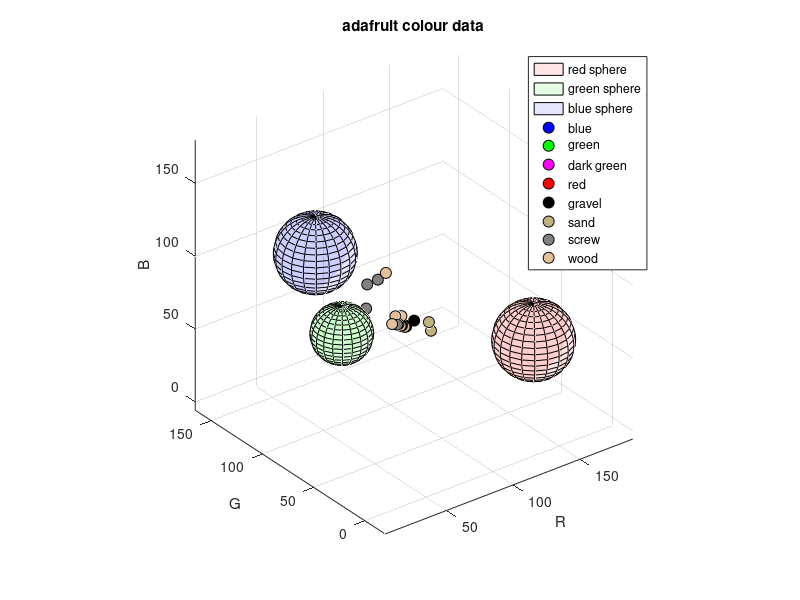

Write the MATLAB code that produced this figure.
close all;
clear all;
clc;

[R, G, B] = sphere;

red_euclidean_distance = 25; % change this to see change in radius. Originally 9.02
RED_red_r_euclidean = R*red_euclidean_distance;
RED_green_r_euclidean = G*red_euclidean_distance;
RED_blue_r_euclidean = B*red_euclidean_distance;
red_sphere = surf(RED_red_r_euclidean + 164.6, RED_green_r_euclidean + 44.3, RED_blue_r_euclidean + 41.8);
set(red_sphere,'FaceColor',[1 0 0],'FaceAlpha',0.1, 'DisplayName', 'red sphere');
axis equal;

hold on;

green_euclidean_distance = 19; % change this to see change in radius. Originally 14.05
GREEN_red_r_euclidean = R*green_euclidean_distance;
GREEN_green_r_euclidean = G*green_euclidean_distance;
GREEN_blue_r_euclidean = B*green_euclidean_distance;
green_sphere = surf(GREEN_red_r_euclidean + 69.22, GREEN_green_r_euclidean + 107.36, GREEN_blue_r_euclidean + 50.75);
set(green_sphere,'FaceColor',[0 1 0],'FaceAlpha',0.1, 'DisplayName', 'green sphere');
axis equal;

hold on;

blue_euclidean_distance = 25; % change this to see change in radius. Originally 12.12
BLUE_red_r_euclidean = R*blue_euclidean_distance;
BLUE_green_r_euclidean = G*blue_euclidean_distance;
BLUE_blue_r_euclidean = B*blue_euclidean_distance;
blue_sphere = surf(BLUE_red_r_euclidean + 29.11, BLUE_green_r_euclidean + 80.89, BLUE_blue_r_euclidean + 132.33);
set(blue_sphere,'FaceColor',[0 0 1],'FaceAlpha',0.1, 'DisplayName', 'blue sphere');
axis equal;

hold on;

blue_r = [24 26 21 40 30 30 26 32 33];
blue_g = [83 83 84 81 81 79 80 79 78];
blue_b = [137 137 134 127 137 131 132 129 127];
plot3(blue_r, blue_g, blue_b, 'o','MarkerFaceColor','blue','MarkerSize', 8, 'MarkerEdgeColor','black', 'DisplayName', 'blue');

title('adafruit colour data');
xlabel('R');
ylabel('G');
zlabel('B');

hold on;
grid on;

green_r = [70 69 70 69 75 59 72 72 67];
green_g = [116 116 112 113 109 117 111 110 113];
green_b = [55 55 50 50 50 51 50 50 50];
plot3(green_r, green_g, green_b, 'o','MarkerFaceColor','green','MarkerSize', 8, 'MarkerEdgeColor','black', 'DisplayName', 'green');

hold on;
grid on;


dark_green_r = [45];
dark_green_g = [111];
dark_green_b = [89];
plot3(dark_green_r, dark_green_g, dark_green_b, 'o','MarkerFaceColor','magenta','MarkerSize', 8, 'MarkerEdgeColor','black', 'DisplayName', 'dark green');

hold on;
grid on;

red_r = [167 168 166 166 167 164 166 156 166 160];
red_g = [45 44 45 46 44 43 42 47 42 45];
red_b = [44 43 44 44 44 40 38 42 39 40];
plot3(red_r, red_g, red_b, 'o','MarkerFaceColor','red','MarkerSize', 8, 'MarkerEdgeColor','black', 'DisplayName', 'red');

hold on;
grid on;


gravel_r = [104 98];
gravel_g = [82 82];
gravel_b = [59 57];
plot3(gravel_r, gravel_g, gravel_b, 'o','MarkerFaceColor','black','MarkerSize',8, 'MarkerEdgeColor','black', 'DisplayName', 'gravel');

hold on;
grid on;

sand_r = [112 112];
sand_g = [78 76];
sand_b = [57 52];
plot3(sand_r, sand_g, sand_b, 'o','MarkerFaceColor','#C2B280','MarkerSize', 8, 'MarkerEdgeColor','black', 'DisplayName', 'sand');

hold on;
grid on;

screw_r = [92 106 88 88];
screw_g = [83 120 108 107];
screw_b = [60 69 61 78];
plot3(screw_r, screw_g, screw_b, 'o','MarkerFaceColor','#808080','MarkerSize', 8, 'MarkerEdgeColor','black', 'DisplayName', 'screw');

hold on;
grid on;

wood_r = [93 102 96 94 96 96 96 95 94 93 89];
wood_g = [86 107 84 82 82 82 81 82 82 83 84];
wood_b = [64 81 64 59 59 59 58 59 59 60 61];
plot3(wood_r, wood_g, wood_b, 'o','MarkerFaceColor','#e3c099','MarkerSize', 8, 'MarkerEdgeColor','black', 'DisplayName', 'wood');

legend();

